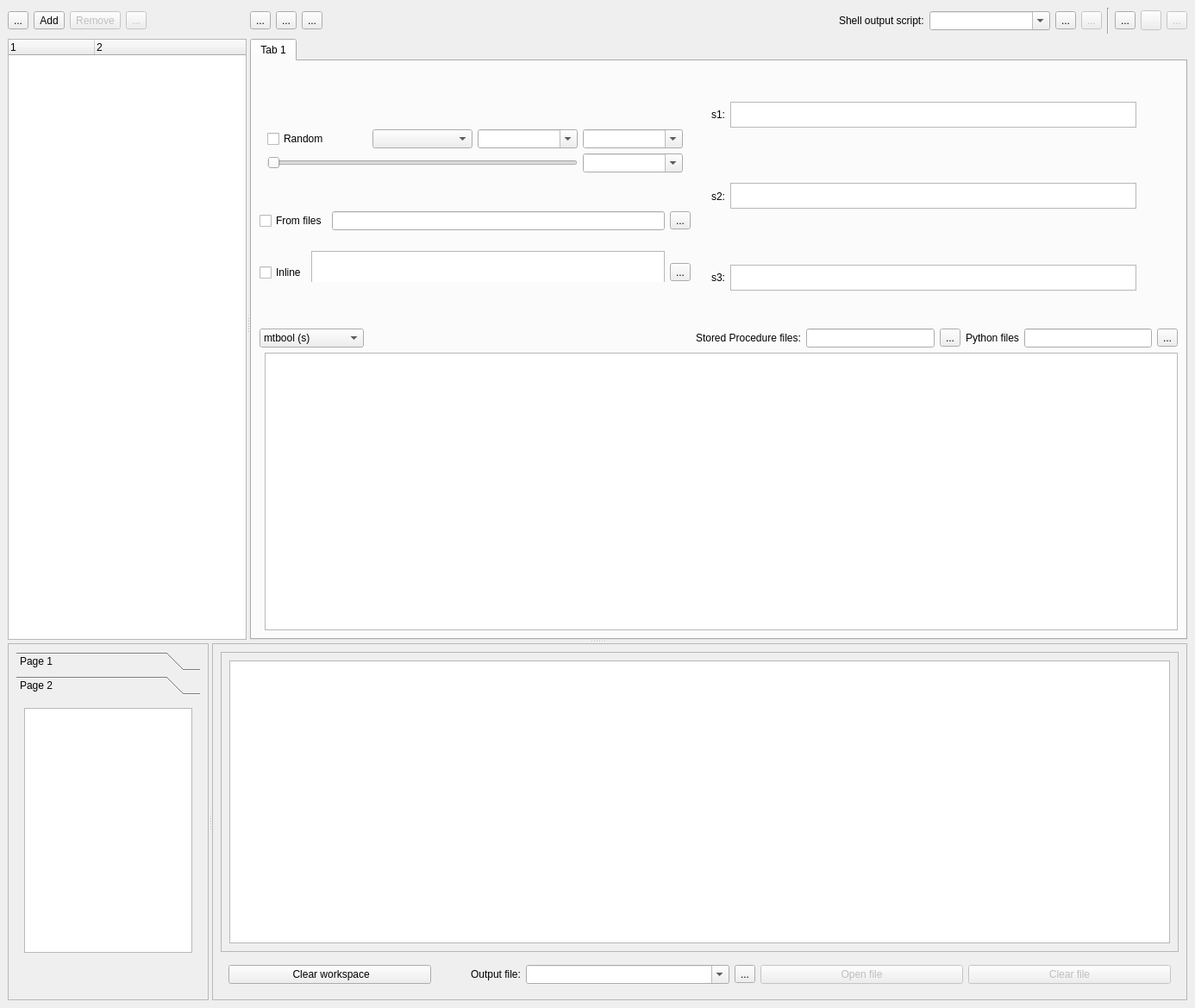
<?xml version="1.0" encoding="UTF-8"?>
<ui version="4.0">
 <class>MainWindow</class>
 <widget class="QMainWindow" name="MainWindow">
  <property name="geometry">
   <rect>
    <x>0</x>
    <y>0</y>
    <width>1386</width>
    <height>1169</height>
   </rect>
  </property>
  <property name="minimumSize">
   <size>
    <width>0</width>
    <height>0</height>
   </size>
  </property>
  <property name="windowTitle">
   <string>MainWindow</string>
  </property>
  <widget class="QWidget" name="centralwidget">
   <layout class="QVBoxLayout" name="verticalLayout">
    <item>
     <widget class="QSplitter" name="splitter">
      <property name="sizePolicy">
       <sizepolicy hsizetype="Preferred" vsizetype="Preferred">
        <horstretch>0</horstretch>
        <verstretch>0</verstretch>
       </sizepolicy>
      </property>
      <property name="orientation">
       <enum>Qt::Orientation::Vertical</enum>
      </property>
      <widget class="QWidget" name="widget_2" native="true">
       <layout class="QHBoxLayout" name="horizontalLayout">
        <property name="leftMargin">
         <number>0</number>
        </property>
        <property name="topMargin">
         <number>0</number>
        </property>
        <property name="rightMargin">
         <number>0</number>
        </property>
        <property name="bottomMargin">
         <number>0</number>
        </property>
        <item>
         <widget class="QSplitter" name="splitter_2">
          <property name="orientation">
           <enum>Qt::Orientation::Horizontal</enum>
          </property>
          <widget class="QWidget" name="widget_3" native="true">
           <layout class="QVBoxLayout" name="verticalLayout_2">
            <property name="leftMargin">
             <number>0</number>
            </property>
            <property name="topMargin">
             <number>0</number>
            </property>
            <property name="rightMargin">
             <number>0</number>
            </property>
            <property name="bottomMargin">
             <number>0</number>
            </property>
            <item>
             <widget class="QWidget" name="widget_5" native="true">
              <property name="sizePolicy">
               <sizepolicy hsizetype="Preferred" vsizetype="Fixed">
                <horstretch>0</horstretch>
                <verstretch>0</verstretch>
               </sizepolicy>
              </property>
              <property name="minimumSize">
               <size>
                <width>0</width>
                <height>30</height>
               </size>
              </property>
              <layout class="QHBoxLayout" name="horizontalLayout_2">
               <property name="leftMargin">
                <number>0</number>
               </property>
               <property name="topMargin">
                <number>0</number>
               </property>
               <property name="rightMargin">
                <number>0</number>
               </property>
               <property name="bottomMargin">
                <number>0</number>
               </property>
               <item>
                <widget class="QToolButton" name="settingsbutton">
                 <property name="toolTip">
                  <string extracomment="App settings"/>
                 </property>
                 <property name="text">
                  <string>...</string>
                 </property>
                 <property name="icon">
                  <iconset theme="QIcon::ThemeIcon::DocumentProperties"/>
                 </property>
                </widget>
               </item>
               <item>
                <widget class="QToolButton" name="AddToolButton">
                 <property name="toolTip">
                  <string>Open script file</string>
                 </property>
                 <property name="text">
                  <string>Add</string>
                 </property>
                 <property name="icon">
                  <iconset theme="QIcon::ThemeIcon::DocumentOpen"/>
                 </property>
                </widget>
               </item>
               <item>
                <widget class="QToolButton" name="RemoveToolButton">
                 <property name="enabled">
                  <bool>false</bool>
                 </property>
                 <property name="toolTip">
                  <string>Close script file</string>
                 </property>
                 <property name="text">
                  <string>Remove</string>
                 </property>
                 <property name="icon">
                  <iconset theme="QIcon::ThemeIcon::ListRemove"/>
                 </property>
                </widget>
               </item>
               <item>
                <widget class="QToolButton" name="movequerybutton">
                 <property name="enabled">
                  <bool>false</bool>
                 </property>
                 <property name="toolTip">
                  <string>Add as new query</string>
                 </property>
                 <property name="text">
                  <string>...</string>
                 </property>
                 <property name="icon">
                  <iconset theme="QIcon::ThemeIcon::GoNext"/>
                 </property>
                </widget>
               </item>
               <item>
                <spacer name="horizontalSpacer">
                 <property name="orientation">
                  <enum>Qt::Orientation::Horizontal</enum>
                 </property>
                 <property name="sizeHint" stdset="0">
                  <size>
                   <width>40</width>
                   <height>20</height>
                  </size>
                 </property>
                </spacer>
               </item>
              </layout>
             </widget>
            </item>
            <item>
             <widget class="QTreeWidget" name="scripttree">
              <property name="columnCount">
               <number>2</number>
              </property>
              <column>
               <property name="text">
                <string notr="true">1</string>
               </property>
              </column>
              <column>
               <property name="text">
                <string notr="true">2</string>
               </property>
              </column>
             </widget>
            </item>
           </layout>
          </widget>
          <widget class="QWidget" name="widget_4" native="true">
           <property name="minimumSize">
            <size>
             <width>300</width>
             <height>0</height>
            </size>
           </property>
           <layout class="QVBoxLayout" name="verticalLayout_3">
            <property name="leftMargin">
             <number>0</number>
            </property>
            <property name="topMargin">
             <number>0</number>
            </property>
            <property name="rightMargin">
             <number>0</number>
            </property>
            <property name="bottomMargin">
             <number>0</number>
            </property>
            <item>
             <widget class="QWidget" name="widget_6" native="true">
              <property name="sizePolicy">
               <sizepolicy hsizetype="Preferred" vsizetype="Fixed">
                <horstretch>0</horstretch>
                <verstretch>0</verstretch>
               </sizepolicy>
              </property>
              <property name="minimumSize">
               <size>
                <width>0</width>
                <height>30</height>
               </size>
              </property>
              <property name="maximumSize">
               <size>
                <width>16777215</width>
                <height>60</height>
               </size>
              </property>
              <layout class="QHBoxLayout" name="horizontalLayout_3">
               <property name="leftMargin">
                <number>0</number>
               </property>
               <property name="topMargin">
                <number>0</number>
               </property>
               <property name="rightMargin">
                <number>0</number>
               </property>
               <property name="bottomMargin">
                <number>0</number>
               </property>
               <item>
                <widget class="QToolButton" name="NewQueryButton">
                 <property name="toolTip">
                  <string>New Tab</string>
                 </property>
                 <property name="text">
                  <string>...</string>
                 </property>
                 <property name="icon">
                  <iconset theme="QIcon::ThemeIcon::DocumentNew"/>
                 </property>
                </widget>
               </item>
               <item>
                <widget class="QToolButton" name="DuplicateQueryButton">
                 <property name="toolTip">
                  <string extracomment="Adds new query, duplicating current one"/>
                 </property>
                 <property name="text">
                  <string>...</string>
                 </property>
                 <property name="icon">
                  <iconset theme="QIcon::ThemeIcon::EditCopy"/>
                 </property>
                </widget>
               </item>
               <item>
                <widget class="QToolButton" name="DeleteQueryButton">
                 <property name="toolTip">
                  <string>Remove Tab</string>
                 </property>
                 <property name="text">
                  <string>...</string>
                 </property>
                 <property name="icon">
                  <iconset theme="QIcon::ThemeIcon::ListRemove"/>
                 </property>
                </widget>
               </item>
               <item>
                <spacer name="horizontalSpacer_2">
                 <property name="orientation">
                  <enum>Qt::Orientation::Horizontal</enum>
                 </property>
                 <property name="sizeHint" stdset="0">
                  <size>
                   <width>111</width>
                   <height>20</height>
                  </size>
                 </property>
                </spacer>
               </item>
               <item>
                <widget class="QLabel" name="label_6">
                 <property name="text">
                  <string>Shell output script:</string>
                 </property>
                </widget>
               </item>
               <item>
                <widget class="QComboBox" name="logfilecombo">
                 <property name="minimumSize">
                  <size>
                   <width>140</width>
                   <height>0</height>
                  </size>
                 </property>
                 <property name="editable">
                  <bool>true</bool>
                 </property>
                </widget>
               </item>
               <item>
                <widget class="QToolButton" name="logfilenamebutton">
                 <property name="toolTip">
                  <string>Choose file</string>
                 </property>
                 <property name="text">
                  <string>...</string>
                 </property>
                 <property name="icon">
                  <iconset theme="QIcon::ThemeIcon::DocumentOpen"/>
                 </property>
                </widget>
               </item>
               <item>
                <widget class="QToolButton" name="logfileopenbutton">
                 <property name="enabled">
                  <bool>false</bool>
                 </property>
                 <property name="toolTip">
                  <string>Open File</string>
                 </property>
                 <property name="statusTip">
                  <string>open log file</string>
                 </property>
                 <property name="text">
                  <string>...</string>
                 </property>
                 <property name="icon">
                  <iconset theme="QIcon::ThemeIcon::InsertText"/>
                 </property>
                </widget>
               </item>
               <item>
                <widget class="Line" name="line">
                 <property name="orientation">
                  <enum>Qt::Orientation::Vertical</enum>
                 </property>
                </widget>
               </item>
               <item>
                <widget class="QToolButton" name="RunQueryButton">
                 <property name="toolTip">
                  <string>Run Query</string>
                 </property>
                 <property name="text">
                  <string>...</string>
                 </property>
                 <property name="icon">
                  <iconset theme="QIcon::ThemeIcon::MediaPlaybackStart"/>
                 </property>
                </widget>
               </item>
               <item>
                <widget class="QToolButton" name="LogandRunQueryButton">
                 <property name="enabled">
                  <bool>false</bool>
                 </property>
                 <property name="toolTip">
                  <string>Run and Log Query to Shell Script</string>
                 </property>
                 <property name="text">
                  <string/>
                 </property>
                 <property name="icon">
                  <iconset theme="QIcon::ThemeIcon::MediaRecord"/>
                 </property>
                </widget>
               </item>
               <item>
                <widget class="QToolButton" name="LogQueryButton">
                 <property name="enabled">
                  <bool>false</bool>
                 </property>
                 <property name="toolTip">
                  <string>Log Query to Shell Script</string>
                 </property>
                 <property name="text">
                  <string>...</string>
                 </property>
                 <property name="icon">
                  <iconset theme="QIcon::ThemeIcon::EditCopy"/>
                 </property>
                </widget>
               </item>
              </layout>
             </widget>
            </item>
            <item>
             <widget class="QTabWidget" name="querytabs">
              <property name="currentIndex">
               <number>0</number>
              </property>
              <widget class="QWidget" name="tab">
               <attribute name="title">
                <string>Tab 1</string>
               </attribute>
               <layout class="QVBoxLayout" name="verticalLayout_8">
                <item>
                 <widget class="QWidget" name="widget_10" native="true">
                  <layout class="QGridLayout" name="gridLayout_2">
                   <property name="leftMargin">
                    <number>0</number>
                   </property>
                   <property name="topMargin">
                    <number>0</number>
                   </property>
                   <property name="rightMargin">
                    <number>0</number>
                   </property>
                   <property name="bottomMargin">
                    <number>0</number>
                   </property>
                   <item row="1" column="1">
                    <widget class="QPlainTextEdit" name="queryedit"/>
                   </item>
                   <item row="0" column="0" colspan="2">
                    <widget class="QWidget" name="widget_9" native="true">
                     <property name="minimumSize">
                      <size>
                       <width>0</width>
                       <height>200</height>
                      </size>
                     </property>
                     <layout class="QGridLayout" name="gridLayout_3">
                      <property name="leftMargin">
                       <number>0</number>
                      </property>
                      <property name="topMargin">
                       <number>0</number>
                      </property>
                      <property name="rightMargin">
                       <number>0</number>
                      </property>
                      <property name="bottomMargin">
                       <number>0</number>
                      </property>
                      <item row="0" column="0">
                       <widget class="QWidget" name="widget_11" native="true">
                        <property name="sizePolicy">
                         <sizepolicy hsizetype="Fixed" vsizetype="Preferred">
                          <horstretch>0</horstretch>
                          <verstretch>0</verstretch>
                         </sizepolicy>
                        </property>
                        <property name="minimumSize">
                         <size>
                          <width>500</width>
                          <height>0</height>
                         </size>
                        </property>
                        <property name="maximumSize">
                         <size>
                          <width>300</width>
                          <height>200</height>
                         </size>
                        </property>
                        <layout class="QVBoxLayout" name="verticalLayout_14">
                         <property name="leftMargin">
                          <number>0</number>
                         </property>
                         <property name="topMargin">
                          <number>0</number>
                         </property>
                         <property name="rightMargin">
                          <number>0</number>
                         </property>
                         <property name="bottomMargin">
                          <number>0</number>
                         </property>
                         <item>
                          <widget class="QWidget" name="widget_15" native="true">
                           <property name="minimumSize">
                            <size>
                             <width>0</width>
                             <height>70</height>
                            </size>
                           </property>
                           <property name="maximumSize">
                            <size>
                             <width>16777215</width>
                             <height>50</height>
                            </size>
                           </property>
                           <layout class="QGridLayout" name="gridLayout">
                            <item row="0" column="0">
                             <widget class="QCheckBox" name="checkBox_6">
                              <property name="text">
                               <string>Random</string>
                              </property>
                             </widget>
                            </item>
                            <item row="0" column="1">
                             <widget class="QComboBox" name="comboBox_5"/>
                            </item>
                            <item row="0" column="2">
                             <widget class="QComboBox" name="comboBox_6">
                              <property name="editable">
                               <bool>true</bool>
                              </property>
                             </widget>
                            </item>
                            <item row="0" column="3">
                             <widget class="QComboBox" name="comboBox_7">
                              <property name="editable">
                               <bool>true</bool>
                              </property>
                             </widget>
                            </item>
                            <item row="1" column="0" colspan="3">
                             <widget class="QSlider" name="horizontalSlider_2">
                              <property name="orientation">
                               <enum>Qt::Orientation::Horizontal</enum>
                              </property>
                             </widget>
                            </item>
                            <item row="1" column="3">
                             <widget class="QComboBox" name="comboBox_8">
                              <property name="editable">
                               <bool>true</bool>
                              </property>
                             </widget>
                            </item>
                           </layout>
                          </widget>
                         </item>
                         <item>
                          <widget class="QWidget" name="widget_14" native="true">
                           <property name="minimumSize">
                            <size>
                             <width>0</width>
                             <height>50</height>
                            </size>
                           </property>
                           <property name="maximumSize">
                            <size>
                             <width>16777215</width>
                             <height>10</height>
                            </size>
                           </property>
                           <layout class="QHBoxLayout" name="horizontalLayout_10">
                            <property name="leftMargin">
                             <number>0</number>
                            </property>
                            <property name="topMargin">
                             <number>0</number>
                            </property>
                            <property name="rightMargin">
                             <number>0</number>
                            </property>
                            <property name="bottomMargin">
                             <number>0</number>
                            </property>
                            <item>
                             <widget class="QCheckBox" name="checkBox_4">
                              <property name="text">
                               <string>From files</string>
                              </property>
                             </widget>
                            </item>
                            <item>
                             <widget class="QLineEdit" name="lineEdit_2"/>
                            </item>
                            <item>
                             <widget class="QToolButton" name="toolButton_6">
                              <property name="text">
                               <string>...</string>
                              </property>
                             </widget>
                            </item>
                           </layout>
                          </widget>
                         </item>
                         <item>
                          <widget class="QWidget" name="widget_13" native="true">
                           <property name="sizePolicy">
                            <sizepolicy hsizetype="Preferred" vsizetype="Fixed">
                             <horstretch>0</horstretch>
                             <verstretch>0</verstretch>
                            </sizepolicy>
                           </property>
                           <property name="minimumSize">
                            <size>
                             <width>4</width>
                             <height>50</height>
                            </size>
                           </property>
                           <property name="maximumSize">
                            <size>
                             <width>16777215</width>
                             <height>10</height>
                            </size>
                           </property>
                           <layout class="QHBoxLayout" name="horizontalLayout_11">
                            <property name="leftMargin">
                             <number>0</number>
                            </property>
                            <property name="topMargin">
                             <number>0</number>
                            </property>
                            <property name="rightMargin">
                             <number>0</number>
                            </property>
                            <property name="bottomMargin">
                             <number>0</number>
                            </property>
                            <item>
                             <widget class="QCheckBox" name="checkBox_5">
                              <property name="text">
                               <string>Inline</string>
                              </property>
                             </widget>
                            </item>
                            <item>
                             <widget class="QPlainTextEdit" name="plainTextEdit_3"/>
                            </item>
                            <item>
                             <widget class="QToolButton" name="toolButton_7">
                              <property name="text">
                               <string>...</string>
                              </property>
                             </widget>
                            </item>
                           </layout>
                          </widget>
                         </item>
                        </layout>
                       </widget>
                      </item>
                      <item row="1" column="0">
                       <widget class="QComboBox" name="mtcombobox">
                        <property name="sizePolicy">
                         <sizepolicy hsizetype="Fixed" vsizetype="Fixed">
                          <horstretch>0</horstretch>
                          <verstretch>0</verstretch>
                         </sizepolicy>
                        </property>
                        <item>
                         <property name="text">
                          <string>mtbool (s)</string>
                         </property>
                        </item>
                        <item>
                         <property name="text">
                          <string>mtdiscrete (z)</string>
                         </property>
                        </item>
                        <item>
                         <property name="text">
                          <string>mtcontinuous (a)</string>
                         </property>
                        </item>
                        <item>
                         <property name="text">
                          <string>mtset (e)</string>
                         </property>
                        </item>
                        <item>
                         <property name="text">
                          <string>mttuple (p)</string>
                         </property>
                        </item>
                        <item>
                         <property name="text">
                          <string>mtgraph (gm)</string>
                         </property>
                        </item>
                        <item>
                         <property name="text">
                          <string>mtstring</string>
                         </property>
                        </item>
                       </widget>
                      </item>
                      <item row="1" column="1">
                       <widget class="QLabel" name="label_4">
                        <property name="text">
                         <string>Stored Procedure files:</string>
                        </property>
                       </widget>
                      </item>
                      <item row="1" column="2">
                       <widget class="QLineEdit" name="storedproceduresedit"/>
                      </item>
                      <item row="1" column="3">
                       <widget class="QToolButton" name="toolButton_8">
                        <property name="text">
                         <string>...</string>
                        </property>
                       </widget>
                      </item>
                      <item row="1" column="4">
                       <widget class="QLabel" name="label_5">
                        <property name="text">
                         <string>Python files</string>
                        </property>
                       </widget>
                      </item>
                      <item row="1" column="5">
                       <widget class="QLineEdit" name="pythonedit"/>
                      </item>
                      <item row="1" column="6">
                       <widget class="QToolButton" name="toolButton_9">
                        <property name="text">
                         <string>...</string>
                        </property>
                       </widget>
                      </item>
                      <item row="0" column="1" colspan="5">
                       <widget class="QWidget" name="widget_12" native="true">
                        <property name="sizePolicy">
                         <sizepolicy hsizetype="Preferred" vsizetype="Preferred">
                          <horstretch>0</horstretch>
                          <verstretch>0</verstretch>
                         </sizepolicy>
                        </property>
                        <layout class="QVBoxLayout" name="verticalLayout_15">
                         <item>
                          <widget class="QWidget" name="widget_22" native="true">
                           <layout class="QHBoxLayout" name="horizontalLayout_14">
                            <item>
                             <widget class="QLabel" name="label">
                              <property name="text">
                               <string>s1:</string>
                              </property>
                             </widget>
                            </item>
                            <item>
                             <widget class="QPlainTextEdit" name="cr1edit">
                              <property name="maximumSize">
                               <size>
                                <width>16777215</width>
                                <height>30</height>
                               </size>
                              </property>
                              <property name="tabChangesFocus">
                               <bool>true</bool>
                              </property>
                             </widget>
                            </item>
                           </layout>
                          </widget>
                         </item>
                         <item>
                          <widget class="QWidget" name="widget_23" native="true">
                           <property name="minimumSize">
                            <size>
                             <width>0</width>
                             <height>0</height>
                            </size>
                           </property>
                           <layout class="QHBoxLayout" name="horizontalLayout_15">
                            <item>
                             <widget class="QLabel" name="label_2">
                              <property name="text">
                               <string>s2:</string>
                              </property>
                             </widget>
                            </item>
                            <item>
                             <widget class="QPlainTextEdit" name="cr2edit">
                              <property name="minimumSize">
                               <size>
                                <width>0</width>
                                <height>0</height>
                               </size>
                              </property>
                              <property name="maximumSize">
                               <size>
                                <width>16777215</width>
                                <height>30</height>
                               </size>
                              </property>
                              <property name="tabChangesFocus">
                               <bool>true</bool>
                              </property>
                             </widget>
                            </item>
                           </layout>
                          </widget>
                         </item>
                         <item>
                          <widget class="QWidget" name="widget_24" native="true">
                           <property name="minimumSize">
                            <size>
                             <width>0</width>
                             <height>0</height>
                            </size>
                           </property>
                           <layout class="QHBoxLayout" name="horizontalLayout_16">
                            <item>
                             <widget class="QLabel" name="label_3">
                              <property name="text">
                               <string>s3:</string>
                              </property>
                             </widget>
                            </item>
                            <item>
                             <widget class="QPlainTextEdit" name="cr3edit">
                              <property name="maximumSize">
                               <size>
                                <width>16777215</width>
                                <height>30</height>
                               </size>
                              </property>
                             </widget>
                            </item>
                           </layout>
                          </widget>
                         </item>
                        </layout>
                       </widget>
                      </item>
                     </layout>
                    </widget>
                   </item>
                  </layout>
                 </widget>
                </item>
               </layout>
              </widget>
             </widget>
            </item>
           </layout>
          </widget>
         </widget>
        </item>
       </layout>
      </widget>
      <widget class="QWidget" name="widget" native="true">
       <layout class="QHBoxLayout" name="horizontalLayout_4">
        <property name="leftMargin">
         <number>0</number>
        </property>
        <property name="topMargin">
         <number>0</number>
        </property>
        <property name="rightMargin">
         <number>0</number>
        </property>
        <property name="bottomMargin">
         <number>0</number>
        </property>
        <item>
         <widget class="QSplitter" name="splitter_3">
          <property name="orientation">
           <enum>Qt::Orientation::Horizontal</enum>
          </property>
          <widget class="QFrame" name="frame">
           <property name="frameShape">
            <enum>QFrame::Shape::StyledPanel</enum>
           </property>
           <property name="frameShadow">
            <enum>QFrame::Shadow::Raised</enum>
           </property>
           <layout class="QVBoxLayout" name="verticalLayout_4">
            <item>
             <widget class="QToolBox" name="datafiletoolbox">
              <property name="currentIndex">
               <number>1</number>
              </property>
              <widget class="QWidget" name="rawdatafilepage">
               <property name="geometry">
                <rect>
                 <x>0</x>
                 <y>0</y>
                 <width>98</width>
                 <height>88</height>
                </rect>
               </property>
               <attribute name="label">
                <string>Page 1</string>
               </attribute>
               <layout class="QVBoxLayout" name="verticalLayout_6">
                <item>
                 <widget class="QScrollArea" name="datafilescroll">
                  <property name="widgetResizable">
                   <bool>true</bool>
                  </property>
                  <widget class="QWidget" name="scrollAreaWidgetContents_2">
                   <property name="geometry">
                    <rect>
                     <x>0</x>
                     <y>0</y>
                     <width>98</width>
                     <height>28</height>
                    </rect>
                   </property>
                  </widget>
                 </widget>
                </item>
               </layout>
              </widget>
              <widget class="QWidget" name="visualdatafilepage">
               <property name="geometry">
                <rect>
                 <x>0</x>
                 <y>0</y>
                 <width>451</width>
                 <height>339</height>
                </rect>
               </property>
               <attribute name="label">
                <string>Page 2</string>
               </attribute>
               <layout class="QVBoxLayout" name="verticalLayout_7">
                <item>
                 <widget class="QGraphicsView" name="visualdatafilegraphics"/>
                </item>
               </layout>
              </widget>
             </widget>
            </item>
            <item>
             <widget class="QWidget" name="widget_7" native="true">
              <property name="sizePolicy">
               <sizepolicy hsizetype="Preferred" vsizetype="Fixed">
                <horstretch>0</horstretch>
                <verstretch>0</verstretch>
               </sizepolicy>
              </property>
              <property name="minimumSize">
               <size>
                <width>0</width>
                <height>30</height>
               </size>
              </property>
             </widget>
            </item>
           </layout>
          </widget>
          <widget class="QFrame" name="frame_2">
           <property name="frameShape">
            <enum>QFrame::Shape::StyledPanel</enum>
           </property>
           <property name="frameShadow">
            <enum>QFrame::Shadow::Raised</enum>
           </property>
           <layout class="QVBoxLayout" name="verticalLayout_5">
            <item>
             <widget class="QScrollArea" name="outputscroll">
              <property name="widgetResizable">
               <bool>true</bool>
              </property>
              <widget class="QWidget" name="scrollAreaWidgetContents">
               <property name="geometry">
                <rect>
                 <x>0</x>
                 <y>0</y>
                 <width>871</width>
                 <height>385</height>
                </rect>
               </property>
               <layout class="QVBoxLayout" name="verticalLayout_11">
                <item>
                 <widget class="QPlainTextEdit" name="outputtextedit">
                  <property name="font">
                   <font>
                    <family>FreeMono</family>
                    <bold>false</bold>
                   </font>
                  </property>
                  <property name="readOnly">
                   <bool>true</bool>
                  </property>
                 </widget>
                </item>
               </layout>
              </widget>
             </widget>
            </item>
            <item>
             <widget class="QWidget" name="widget_8" native="true">
              <property name="minimumSize">
               <size>
                <width>0</width>
                <height>30</height>
               </size>
              </property>
              <layout class="QHBoxLayout" name="horizontalLayout_5">
               <item>
                <widget class="QPushButton" name="clearoutputbutton">
                 <property name="text">
                  <string> Clear workspace</string>
                 </property>
                </widget>
               </item>
               <item>
                <spacer name="horizontalSpacer_3">
                 <property name="orientation">
                  <enum>Qt::Orientation::Horizontal</enum>
                 </property>
                 <property name="sizeType">
                  <enum>QSizePolicy::Policy::Minimum</enum>
                 </property>
                 <property name="sizeHint" stdset="0">
                  <size>
                   <width>40</width>
                   <height>20</height>
                  </size>
                 </property>
                </spacer>
               </item>
               <item>
                <widget class="QLabel" name="label_7">
                 <property name="sizePolicy">
                  <sizepolicy hsizetype="Maximum" vsizetype="Preferred">
                   <horstretch>0</horstretch>
                   <verstretch>0</verstretch>
                  </sizepolicy>
                 </property>
                 <property name="text">
                  <string>Output file:</string>
                 </property>
                </widget>
               </item>
               <item>
                <widget class="QComboBox" name="outputfilecombobox">
                 <property name="editable">
                  <bool>true</bool>
                 </property>
                </widget>
               </item>
               <item>
                <widget class="QToolButton" name="outputfilebutton">
                 <property name="toolTip">
                  <string>Choose file</string>
                 </property>
                 <property name="text">
                  <string>...</string>
                 </property>
                 <property name="icon">
                  <iconset theme="QIcon::ThemeIcon::DocumentOpen"/>
                 </property>
                </widget>
               </item>
               <item>
                <widget class="QPushButton" name="outputopenbutton">
                 <property name="enabled">
                  <bool>false</bool>
                 </property>
                 <property name="text">
                  <string>Open file</string>
                 </property>
                 <property name="icon">
                  <iconset theme="QIcon::ThemeIcon::DocumentPageSetup"/>
                 </property>
                </widget>
               </item>
               <item>
                <widget class="QPushButton" name="clearoutputfilebutton">
                 <property name="enabled">
                  <bool>false</bool>
                 </property>
                 <property name="text">
                  <string>Clear file</string>
                 </property>
                </widget>
               </item>
              </layout>
             </widget>
            </item>
           </layout>
          </widget>
         </widget>
        </item>
       </layout>
      </widget>
     </widget>
    </item>
   </layout>
  </widget>
 </widget>
 <resources/>
 <connections/>
</ui>
